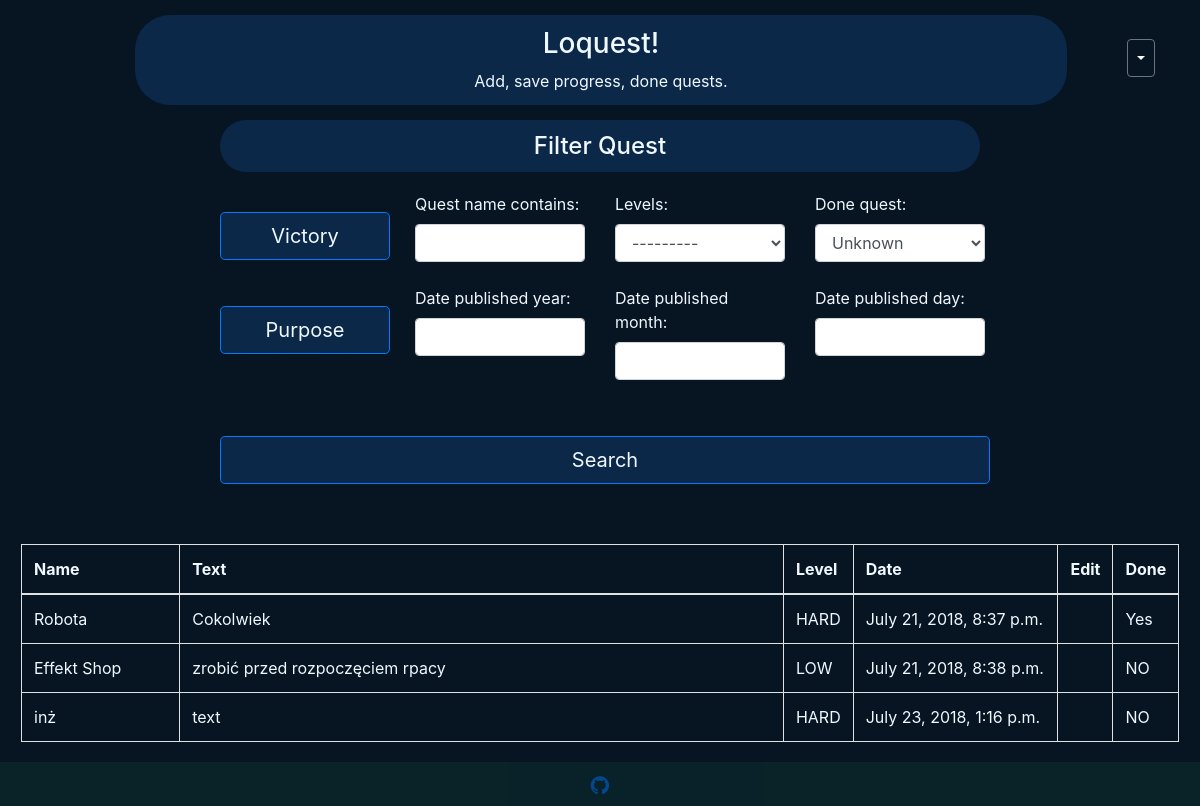
The page /search (signed in) on the database its author committed.
### todo/models.py (models this page shows, shortened)
class Quest(models.Model):
    LOW = 'LOW'
    MIDDLE = 'MIDDLE'
    HARD = 'HARD'
    Levels = (
        (LOW, 'LOW'),
        (MIDDLE, 'MIDDLE'),
        (HARD, 'HARD'),
    )
    who = models.ForeignKey(settings.AUTH_USER_MODEL, on_delete=models.CASCADE, default=1)
    quest_name = models.CharField(max_length=400, default='Quest')
    quest_text = models.TextField(max_length=2100, default='text')
    pub_date = models.DateTimeField('date published', default="")
    done_date = models.DateTimeField(null=True, blank=True)
    levels = models.CharField(max_length=6, choices=Levels, default=LOW)
    done_quest = models.BooleanField(default=False)
    today_quest = models.BooleanField(default=False)
    daily_quest = models.BooleanField(default=False)

### todo/views.py (the view)
# urls.py: path('search', views.search, name='search'),
@login_required()
def search(request):
    quest_list = Quest.objects.filter(who=request.user, today_quest=False, daily_quest=False)
    quest_filter = QuestFilter(request.GET, queryset=quest_list)
    return render(request, 'todo/search.html', {'filter': quest_filter})

### todo/templates/todo/search.html (shortened to what this page needs)
{% extends 'todo/base.html' %}
{% load widget_tweaks %}
{% load icons %}
{% block content %}
        <form method="get">
                <div class="container" style="width: 800px">
                  <h4 class="well well-sm text-center" style="margin: 15px 5px 20px 5px;background-color: #0B2849; color: aliceblue;">Filter Quest</h4>
                  <div class="row" style="left: 15%">
                    <div class="form-group col-sm-4 col-md-3" style="color: aliceblue">
                        <a class="btn btn-lg btn-primary btn-block" style="background-color: #0B2849; color: aliceblue; margin: 20px 5px 10px 5px;" href="search_victory">Victory</a>
                    </div>
                    <div class="form-group col-sm-4 col-md-3" style="color: aliceblue">
                      {{ filter.form.quest_name.label_tag }}
                      {% render_field filter.form.quest_name class="form-control" %}
                    </div>
                    <div class="form-group col-sm-4 col-md-3" style="color: aliceblue">
                      {{ filter.form.levels.label_tag }}
                      {% render_field filter.form.levels class="form-control" %}
                    </div>
                    <div class="form-group col-sm-4 col-md-3" style="color: aliceblue">
                      {{ filter.form.done_quest.label_tag }}
                      {% render_field filter.form.done_quest class="form-control" %}
                    </div>
                  </div>
                  <div class="row" style="left: 15%">
                    <div class="form-group col-sm-4 col-md-3" style="color: aliceblue">
                        <a class="btn btn-lg btn-primary btn-block" style="background-color: #0B2849; color: aliceblue; margin: 20px 5px 10px 5px;" href="search_purpose">Purpose</a>
                    </div>
                    <div class="form-group col-sm-4 col-md-3" style="color: aliceblue">
                        {{ filter.form.pub_date_year.label_tag }}
                        {% render_field filter.form.pub_date_year class="form-control" %}
                    </div>
                    <div class="form-group col-sm-4 col-md-3" style="color: aliceblue">
                        {{ filter.form.pub_date_month.label_tag }}
                        {% render_field filter.form.pub_date_month class="form-control" %}
                    </div>
                    <div class="form-group col-sm-4 col-md-3" style="color: aliceblue">
                        {{ filter.form.pub_date_day.label_tag }}
                        {% render_field filter.form.pub_date_day class="form-control" %}
                    </div>
                  </div>
                  <button type="submit" class="btn btn-lg btn-primary btn-block" style="background-color: #0B2849; color: aliceblue; margin: 40px 5px 60px 5px;">
                     Search
                  </button>
                </div>
              </form>
              <table class="table table-bordered" style="color: aliceblue ;margin: 0px 0px 10px 6px;width:99%">
                <thead>
                  <tr>
                    <th style="width:15%">Name</th>
                    <th style="width:60%">Text</th>
                    <th style="width:5%">Level</th>
                    <th style="width:20%">Date</th>
                    <th style="width:20%">Edit</th>
                    <th style="width:5%">Done</th>
                  </tr>
                </thead>
                <tbody>
                  {% for quest in filter.qs %}
                    <tr>
                      <td>{{ quest.quest_name }}</td>
                      <td>{{ quest.quest_text }}</td>
                      <td>{{ quest.levels }}</td>
                      <td>{{ quest.pub_date }}</td>
                      <td style="text-align: center">
                      </td>
                      {% if quest.done_quest == True %}
                        <td>Yes</td>
                      {% else %}
                        <td>NO</td>
                      {% endif %}
                    </tr>
                  {% empty %}
                    <tr>
                      <td colspan="6">No data</td>
                    </tr>
                  {% endfor %}
                </tbody>
              </table>
{% endblock %}

### todo/static/todo/style4.css (style rules this page uses)
body { background-color: #071422; display: flex; flex-direction: column; min-height: 100%; }
html { height: 100%; }
.container { color: aliceblue; }
.well-sm { padding: 12px; border-radius: 35px; }

### rows shown on the page
Quest: quest_name "Robota", quest_text "Cokolwiek", levels "HARD", pub_date "July 21, 2018, 8:37 p.m.", done_quest "Yes"
Quest: quest_name "Effekt Shop", quest_text "zrobić przed rozpoczęciem rpacy", levels "LOW", pub_date "July 21, 2018, 8:38 p.m.", done_quest "NO"
Quest: quest_name "inż", quest_text "text", levels "HARD", pub_date "July 23, 2018, 1:16 p.m.", done_quest "NO"

### other values the page prints
{{ filter.form.quest_name.label_tag }} "Quest name contains:"
{{ filter.form.levels.label_tag }} "Levels:"
{{ filter.form.done_quest.label_tag }} "Done quest:"
{{ filter.form.pub_date_year.label_tag }} "Date published year:"
{{ filter.form.pub_date_month.label_tag }} "Date published month:"
{{ filter.form.pub_date_day.label_tag }} "Date published day:"
